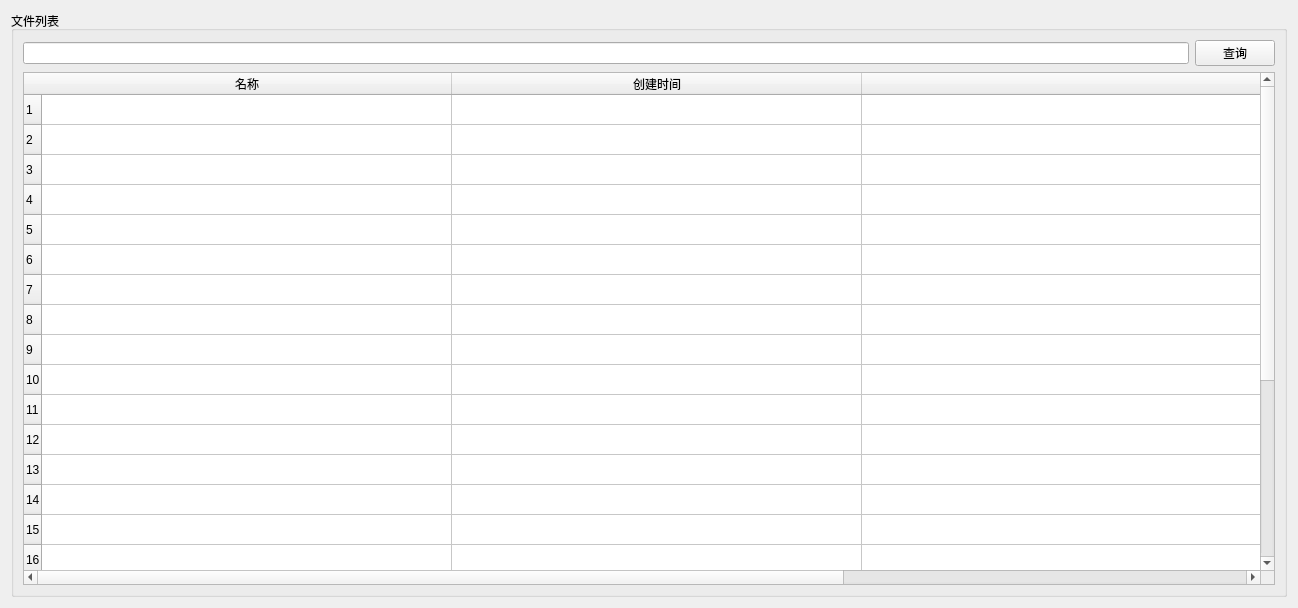
<?xml version="1.0" encoding="UTF-8"?>
<ui version="4.0">
 <class>sql_data</class>
 <widget class="QWidget" name="sql_data">
  <property name="geometry">
   <rect>
    <x>0</x>
    <y>0</y>
    <width>1298</width>
    <height>608</height>
   </rect>
  </property>
  <property name="windowTitle">
   <string>Form</string>
  </property>
  <layout class="QGridLayout" name="gridLayout_4" columnstretch="1">
   <item row="0" column="0">
    <widget class="QGroupBox" name="groupBox">
     <property name="title">
      <string>文件列表</string>
     </property>
     <layout class="QGridLayout" name="gridLayout">
      <item row="1" column="0">
       <widget class="QTableWidget" name="tableWidget">
        <property name="rowCount">
         <number>24</number>
        </property>
        <property name="columnCount">
         <number>3</number>
        </property>
        <attribute name="horizontalHeaderCascadingSectionResizes">
         <bool>false</bool>
        </attribute>
        <attribute name="horizontalHeaderDefaultSectionSize">
         <number>410</number>
        </attribute>
        <row/>
        <row/>
        <row/>
        <row/>
        <row/>
        <row/>
        <row/>
        <row/>
        <row/>
        <row/>
        <row/>
        <row/>
        <row/>
        <row/>
        <row/>
        <row/>
        <row/>
        <row/>
        <row/>
        <row/>
        <row/>
        <row/>
        <row/>
        <row/>
        <column>
         <property name="text">
          <string>名称</string>
         </property>
        </column>
        <column>
         <property name="text">
          <string>创建时间</string>
         </property>
        </column>
        <column>
         <property name="text">
          <string/>
         </property>
        </column>
       </widget>
      </item>
      <item row="0" column="0">
       <layout class="QGridLayout" name="gridLayout_2">
        <item row="0" column="0">
         <widget class="QLineEdit" name="lineEdit"/>
        </item>
        <item row="0" column="1">
         <widget class="QPushButton" name="pushButton">
          <property name="text">
           <string>查询</string>
          </property>
         </widget>
        </item>
       </layout>
      </item>
     </layout>
    </widget>
   </item>
  </layout>
 </widget>
 <resources/>
 <connections/>
</ui>
